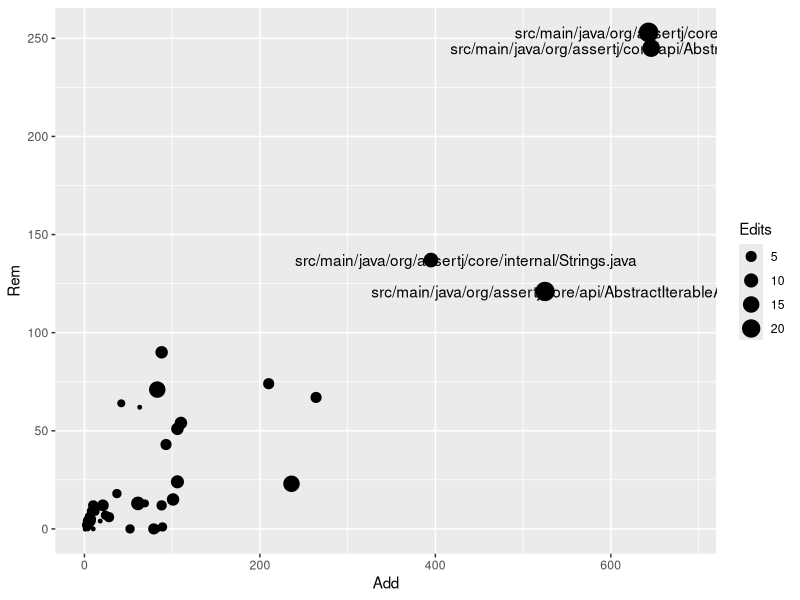

This figure's R source:
library(plyr)
library(ggplot2)

diffs <- read.csv("ImportantRepositoryLogFiles.csv")
churnSummary <- ddply(diffs,.(File),summarise,Add=sum(Added), Rem=sum(Removed), TotalChurn = Add+Rem, Edits=length(File))
ggplot(churnSummary,aes(x=Add,y=Rem)) + geom_point(aes(size=Edits)) + geom_text(data=churnSummary[churnSummary$TotalChurn>500,],aes(label=File),nudge_x = 40)
